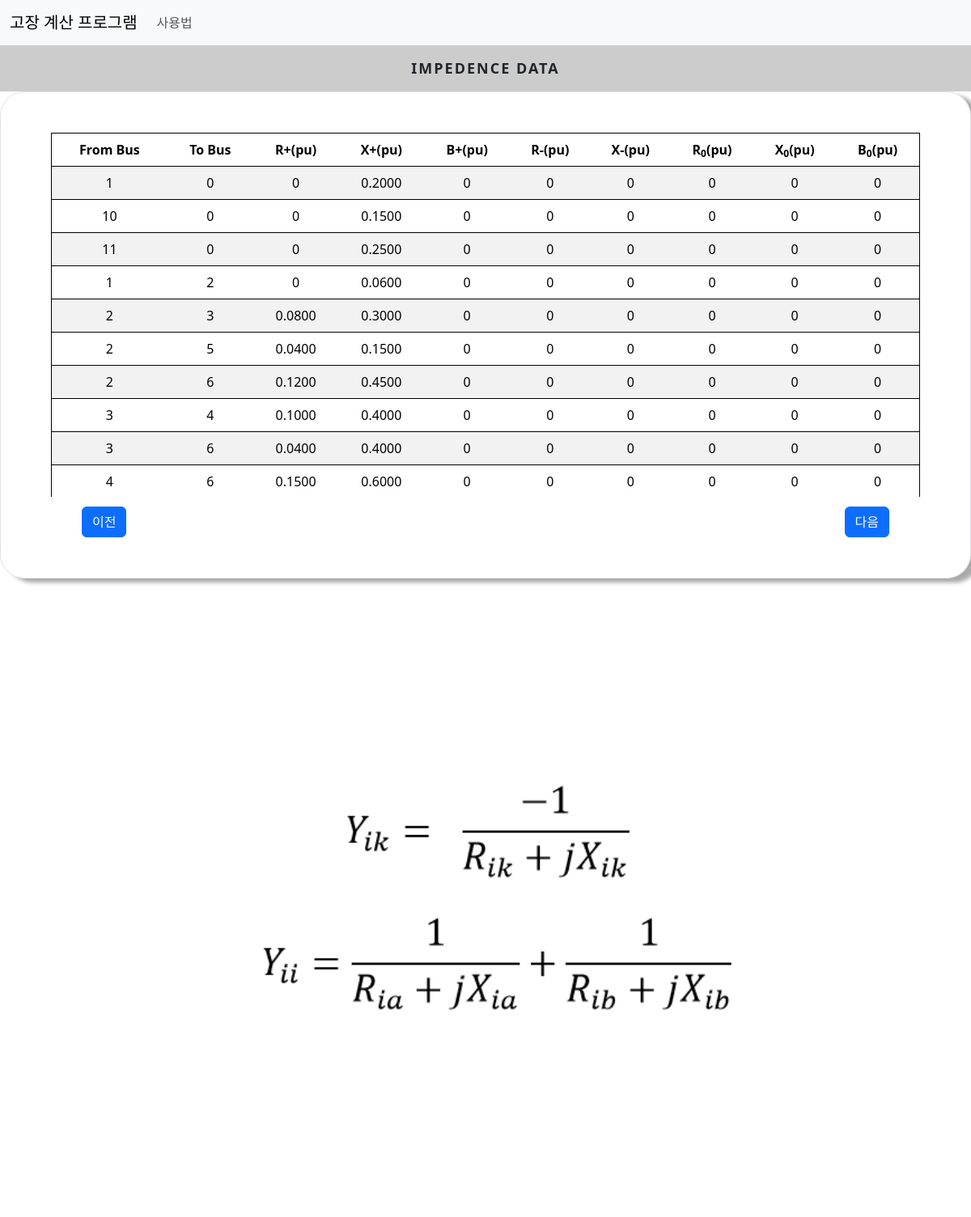
/transformer/, run on an earlier commit of the app's database.
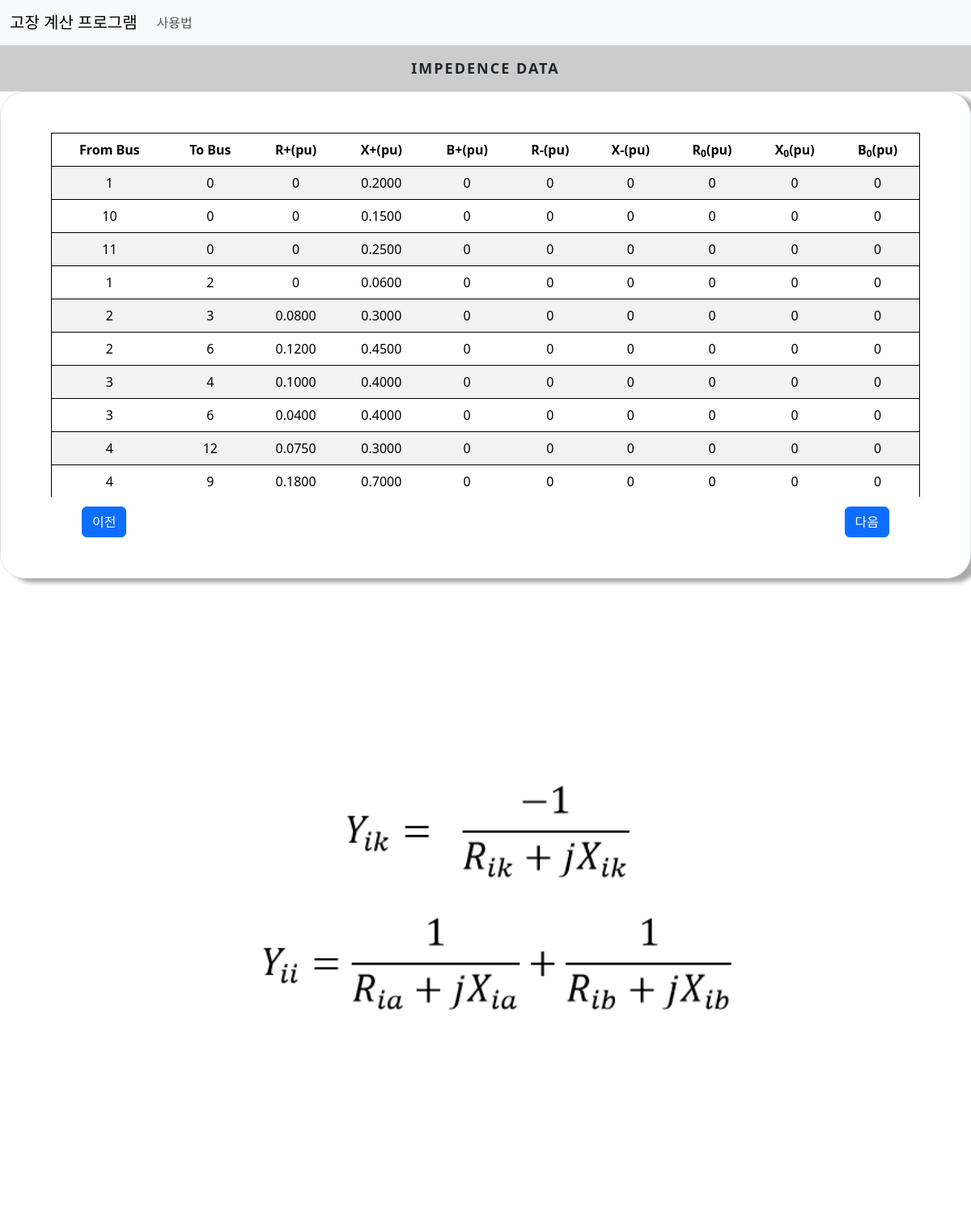
And on a later commit of the database.
### cal/models.py (models this page shows)
class FaultLineData(models.Model):
    From_Bus = models.SmallIntegerField()
    To_Bus = models.SmallIntegerField()
    R = models.FloatField()
    X = models.FloatField()
    B = models.FloatField()
    negative_R = models.FloatField(default=0,null=True,blank=True)
    negative_X = models.FloatField(default=0,null=True,blank=True)
    zero_R = models.FloatField(default=0,null=True,blank=True)
    zero_X = models.FloatField(default=0,null=True,blank=True)
    zero_B = models.FloatField(default=0,null=True,blank=True)

### cal/views.py (the view)
# urls.py: path('transformer/',views.transformer, name='transformer'),
def transformer(request):
    faultlinedata=FaultLineData.objects.all()
    faultcon = FaultCondition.objects.get(to_find=True)
    return render(request,'cal/transformer.html',context={'faultlinedata':faultlinedata,'faultcon':faultcon})

### cal/templates/cal/transformer.html (shortened to what this page needs)
{% extends './base.html'%}
{% load static %}
{% block css %}
<link rel="stylesheet" href="{% static 'cal/css/table_label.css'%}">
{% endblock css %}
{% block content %}
<div class="main">
    <div class="tab other">
      <label for="tab-1">Impedence Data</label>
    </div>
    <div class="content">
      <div class="content-dis">
        <div class="border">
          <div class="container fault">
            <table class="table table-striped">
              <thead>
                <tr>
                  <td>From Bus</td>
                  <td>To Bus</td>
                  <td>R+(pu)</td>
                  <td>X+(pu)</td>
                  <td>B+(pu)</td>
                  <td>R-(pu)</td>
                  <td>X-(pu)</td>
                  <td>R<sub>0</sub>(pu)</td>
                  <td>X<sub>0</sub>(pu)</td>
                  <td>B<sub>0</sub>(pu)</td>
                </tr>
              </thead>
              <tbody>
                {% for i in faultlinedata %}
                <tr>
                  <td>{{i.From_Bus}}</td>
                  <td>{{i.To_Bus}}</td>
                  <td>{{i.R|floatformat:-4}}</td>
                  <td>{{i.X|floatformat:-4}}</td>
                  <td>{{i.B|floatformat:-4}}</td>
                  <td>{{i.negative_R|floatformat:-4}}</td>
                  <td>{{i.negative_X|floatformat:-4}}</td>
                  <td>{{i.zero_R|floatformat:-4}}</td>
                  <td>{{i.zero_X|floatformat:-4}}</td>
                  <td>{{i.zero_B|floatformat:-4}}</td>
                </tr>
                {% endfor %}
              </tbody>
            </table>
          </div>
          {% if faultcon.is_bus_fault %}
            {% if faultcon.is_flow %}
              <a class="btn btn-primary prev" href="{% url 'flow' %}">이전</a>
            {% else %}
              <a class="btn btn-primary prev" href="{% url 'initial' %}">이전</a>
            {% endif %}
          {% else %}
            <a class="btn btn-primary prev" href="{% url 'slider' %}">이전</a>
          {% endif %}
          <a class="btn btn-primary next" href="{% url 'ybus' %}">다음</a>
        </div>
      </div>
    </div>
  </div>
  {% if faultcon.is_shunt %}
    {% if faultcon.is_load_effect %}
      <img src="{% static 'cal/images/ybusbload.png'%}">
    {% else %}
      <img src="{% static 'cal/images/ybusb.png'%}">
    {% endif %}
  {% else %}
    {% if faultcon.is_load_effect %}
      <img src="{% static 'cal/images/ybusload.png'%}">
    {% else %}
      <img src="{% static 'cal/images/ybus.png'%}">
    {% endif %}
  {% endif%}
{% endblock content%}

What changed in the data, as far as the page shows it:
removed FaultLineData: From_Bus "2", To_Bus "5", R "0.0400", X "0.1500", B "0", negative_R "0", negative_X "0", zero_R "0", zero_X "0", zero_B "0"
removed FaultLineData: From_Bus "4", To_Bus "6", R "0.1500", X "0.6000", B "0", negative_R "0", negative_X "0", zero_R "0", zero_X "0", zero_B "0"
added FaultLineData: From_Bus "4", To_Bus "12", R "0.0750", X "0.3000", B "0", negative_R "0", negative_X "0", zero_R "0", zero_X "0", zero_B "0"
added FaultLineData: From_Bus "4", To_Bus "9", R "0.1800", X "0.7000", B "0", negative_R "0", negative_X "0", zero_R "0", zero_X "0", zero_B "0"
